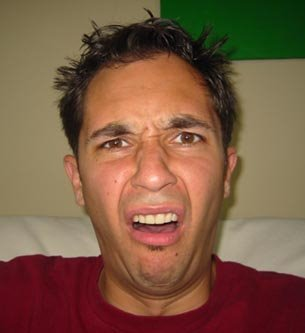
#> input picture images/disgust.jpg, 305 x 333 px, found by its file name
$ python colour.py   (Python 2 division)
#> lines starting #> are read from the running program, lines starting #| are printed output that depends on the picture; after the words box and inside, x2 and y2 are one past the last pixel; in counts of white or black regions, pixels touching at a corner belong together

import cv2
import numpy as np

# Read an input image (in your case this will be an image from the camera)
img = cv2.imread('images/disgust.jpg', cv2.IMREAD_COLOR)
#> img is the input picture: shape (333, 305, 3); mean B, G, R 67.4, 90.9, 124.8

# The block_size defines how big the patches around an image are
# the more LEDs you have and the more segments you want, the lower block_size can be
block_size = 60

# Get dimensions of an image
height, width, chan = img.shape
#> height = 333; width = 305; chan = 3

# Calculate number of patches along height and width
h_steps = height / block_size
#> h_steps = 5
w_steps = width / block_size
#> w_steps = 5

# In one loop I calculate both: left and right ambient or top and bottom
ambient_patch1 = np.zeros((60, 60, 3))
ambient_patch2 = np.zeros((60, 60, 3))

# Create output image (just for visualization
# there will be an input image in the middle, 10px black border and ambient color)
output = cv2.copyMakeBorder(img, 70, 70, 70, 70, cv2.BORDER_CONSTANT, value = 0)

for i in range(h_steps):
    # Get left and right region of an image
    left_roi = img[i * 60 : (i + 1) * 60, 0 : 60]
    right_roi = img[i * 60 : (i + 1) * 60, -61 : -1]

    left_med = np.median(left_roi, (0, 1)) # This is an actual RGB color for given block (on the left)
    right_med = np.median(right_roi, (0, 1)) # and on the right

    # Create patch having an ambient color - this is just for visualization
    ambient_patch1[:, :] = left_med
    ambient_patch2[:, :] = right_med

    # Put it in the output image (the additional 70 is because input image is in the middle (shifted by 70px)
    output[70 + i * 60 : 70+ (i + 1) * 60, 0 : 60] = ambient_patch1
    output[70 + i * 60 : 70+ (i + 1) * 60, -61: -1] = ambient_patch2
#> this loop made 5 passes
#> (left_med, right_med) on passes 1 to 5: ([81, 115, 127], [10, 58, 8]), ([95, 129, 142], [93, 126, 138]), ([99, 134, 148], [100, 132, 145]), ([100, 134, 148], [100, 133, 145]), ([26, 13, 93], [121, 139, 149])
#> pass 1, `right_roi = img[i * 60 : (i + 1) * 60, -61 : -1]`:
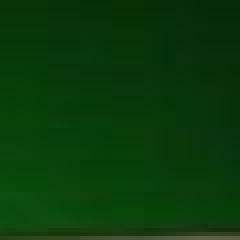
#> right_roi: shape (60, 60, 3) (shown 4 times larger); mean B, G, R 10.8, 58.5, 9.6
#> after the loop:
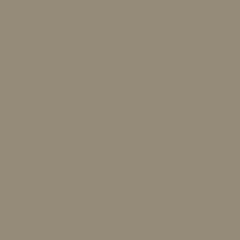
#> ambient_patch2: shape (60, 60, 3) float64 (shown 4 times larger); mean B, G, R 121, 139, 149
#> after the loop:
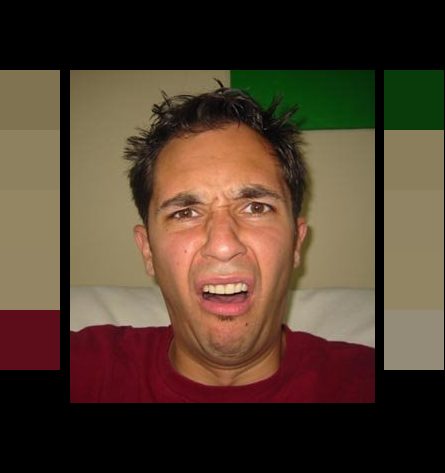
#> output: shape (473, 445, 3); mean B, G, R 46.6, 62.9, 81.5
#> after the loop:
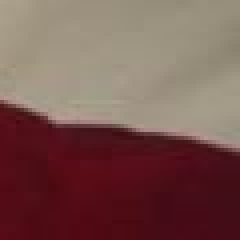
#> right_roi: shape (60, 60, 3) (shown 4 times larger); mean B, G, R 80.7, 85.7, 121.2


for i in range(w_steps):
    # Get top and bottom region of an image
    top_roi = img[0 : 60, i * 60 : (i + 1) * 60]
    bottom_roi = img[-61 : -1, i * 60: (i + 1) * 60]

    top_med = np.median(top_roi, (0, 1)) # This is an actual RGB color for given block (on top)
    bottom_med = np.median(bottom_roi, (0, 1)) # and bottom

    # Create patch having an ambient color - this is just for visualization
    ambient_patch1[:, :] = top_med
    ambient_patch2[:, :] = bottom_med

    # Put it in the output image (the additional 70 is because input image is in the middle (shifted by 70px)
    output[0 : 60, 70 + i * 60 : 70 + (i + 1) * 60] = ambient_patch1
    output[-61: -1, 70 + i * 60 : 70 + (i + 1) * 60] = ambient_patch2
#> this loop made 5 passes
#> (top_med, bottom_med) on passes 1 to 5: ([81, 115, 127], [23, 9, 91]), ([82, 115, 128], [25, 11, 97]), ([26, 45, 43], [46, 71, 117]), ([10, 60, 10], [25, 12, 94]), ([10, 59, 8], [21, 10, 79])
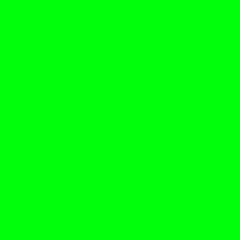
#> ambient_patch1: shape (60, 60, 3) float64 (shown 4 times larger); mean B, G, R 10, 59, 8; drawn with min black and max white
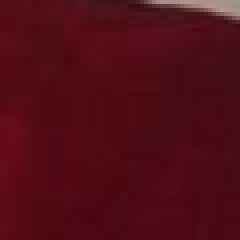
#> bottom_roi: shape (60, 60, 3) (shown 4 times larger); mean B, G, R 23, 12.8, 80.2
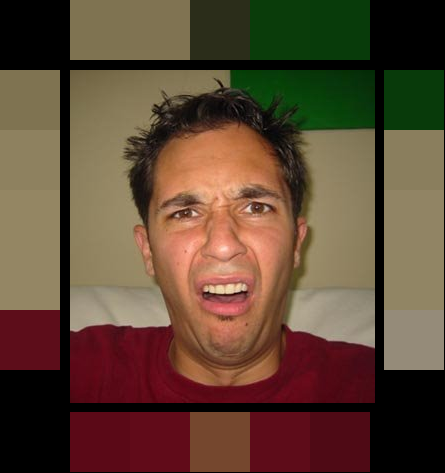
#> output: shape (473, 445, 3); 17.1% of pixels changed, all inside (x1, y1, x2, y2) = (70, 0, 370, 472)

# Save output image
cv2.imwrite('saul_output.png', output)

$ run again, with images/Monkey.jpg copied over images/disgust.jpg
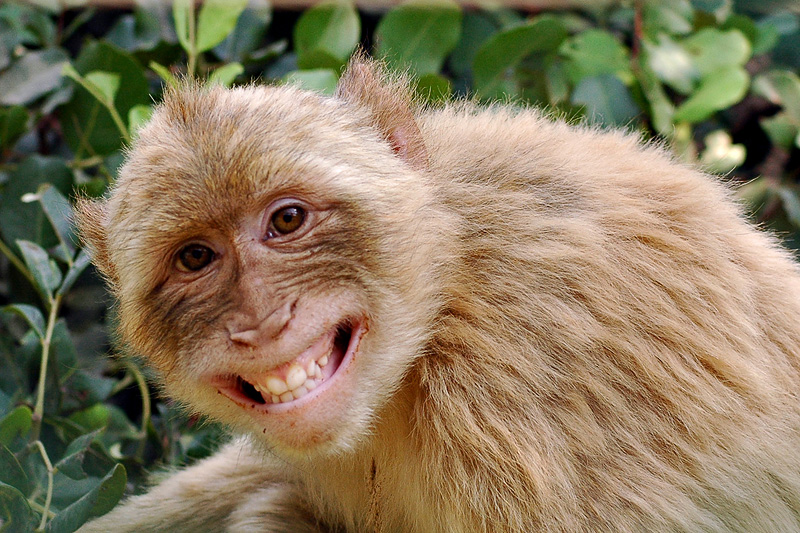
#> input picture images/Monkey.jpg, 800 x 533 px, found by its file name
#> img is the input picture: shape (533, 800, 3); mean B, G, R 94.5, 122.3, 136.7
#> the loop `for i in range(h_steps):` made 8 passes
#> (left_med, right_med) on passes 1 to 8: ([79, 97, 77], [68, 96, 69]), ([111, 118, 110], [78, 111.5, 101]), ([37, 54, 42], [20, 29, 31]), ([50, 67, 46], [73, 98, 95]), ([39, 68, 56], [182, 199, 227]), ([46, 67, 53], [156, 177, 205]), ([42, 57, 44], [151, 174, 202]), ([47, 73, 51], [148, 168, 186.5])
#> the loop `for i in range(w_steps):` made 13 passes
#> (top_med, bottom_med) on passes 1 to 8: ([79, 97, 77], [62, 85, 63]), ([21, 41, 32], [68.5, 84, 58]), ([74, 89, 68.5], [121, 145, 149]), ([90, 159, 141], [92, 121, 140]), ([43, 69, 51], [79, 105, 131]), ([60, 116, 99], [36, 82, 114]), ([42, 98, 62], [42, 94, 133]), ([35, 90, 55], [67, 118, 151])
#> after the loop `for i in range(w_steps):`:
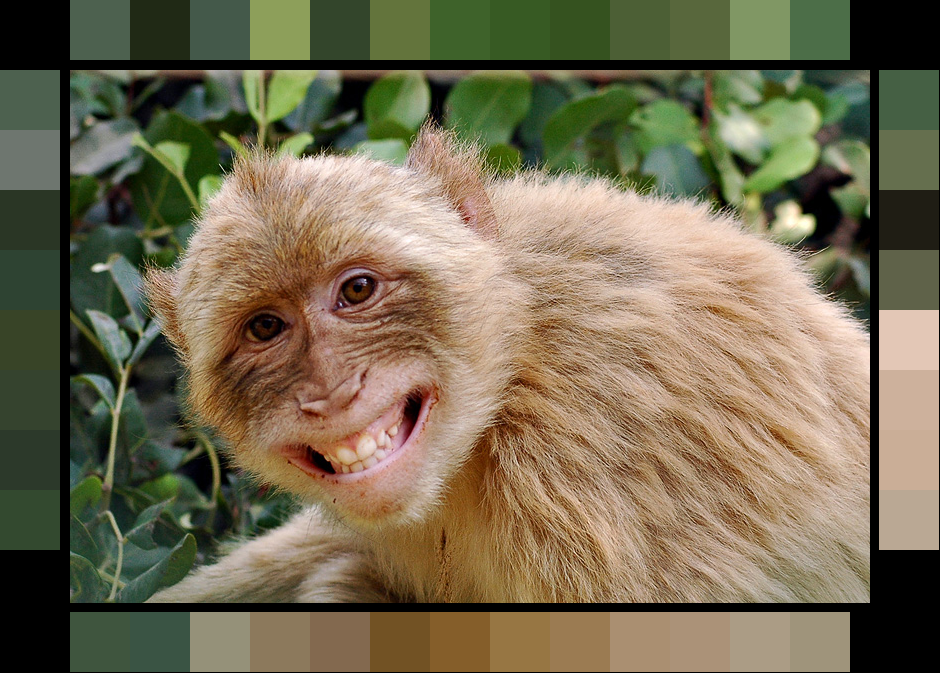
#> output: shape (673, 940, 3); mean B, G, R 82, 108.1, 117
#> after the loop `for i in range(w_steps):`:
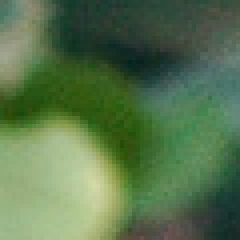
#> top_roi: shape (60, 60, 3) (shown 4 times larger); mean B, G, R 76.8, 115.6, 87.1
